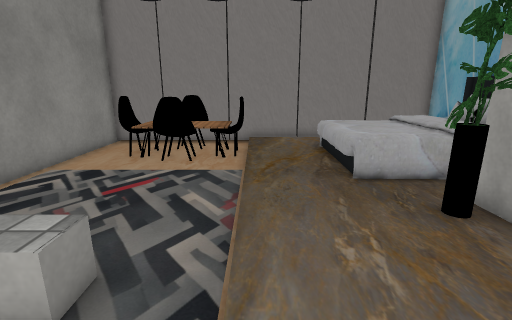
[1] (above)

13 first-person views from a walk through a Unity game level. The camera is 1.3 m above the floor, tilts 14° down and sees 85° across. The floor is counted in squares, 0.5 m on a side. Each view is taken from the middle of a square. On the plan, view 1 faces up. The plan holds only what a view shows up to about 19 squares ahead; the rest is blank. The player is left out. Some surface patterns are stand-ins.

[2]
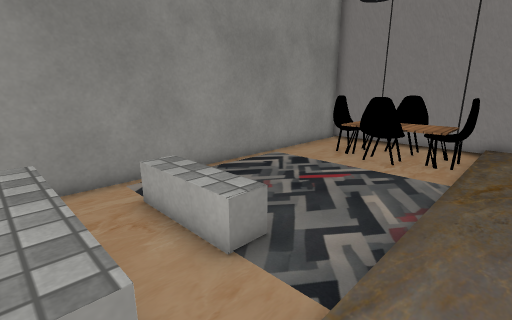

[3]
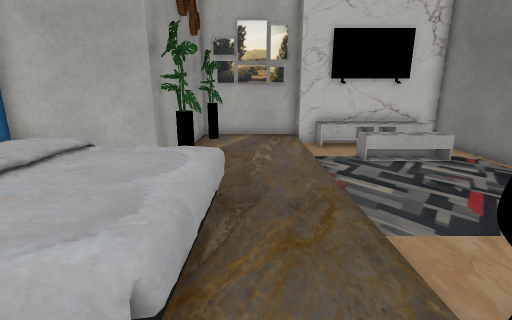

[4]
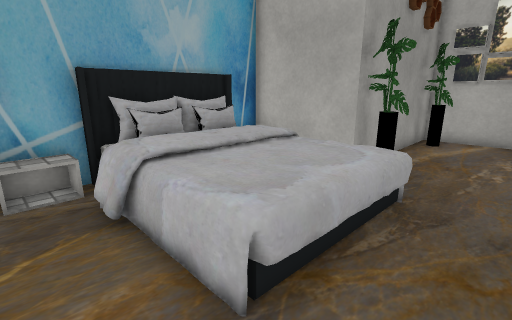

[5]
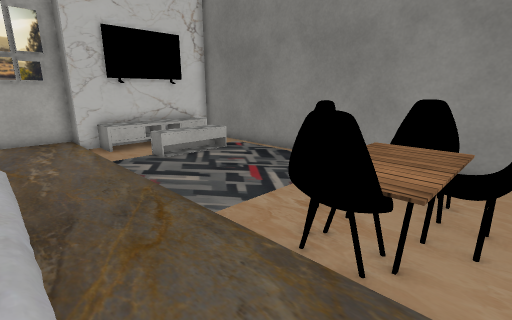

[6]
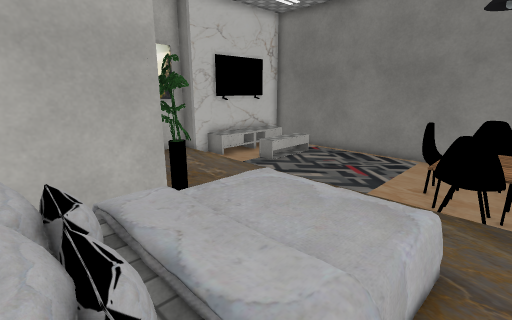

[7]
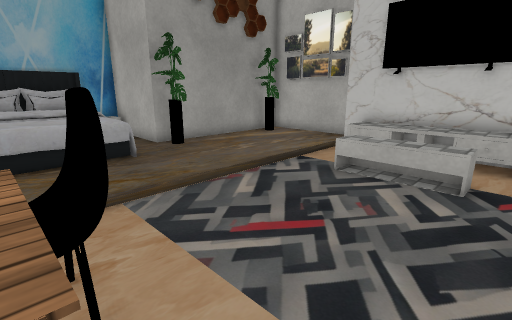

[8]
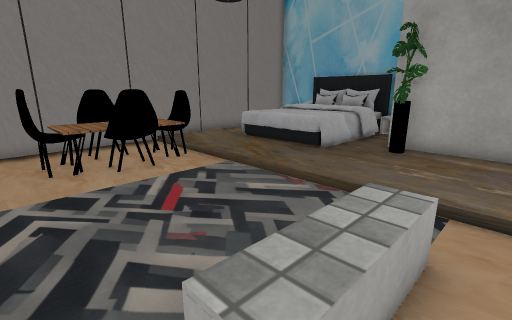

[9]
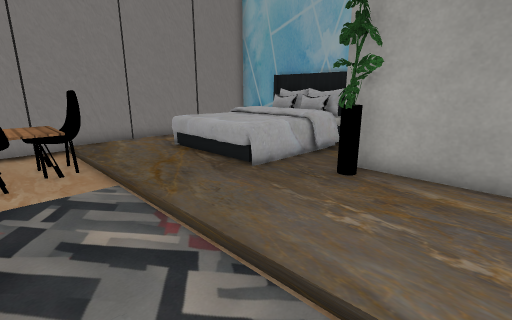

[10]
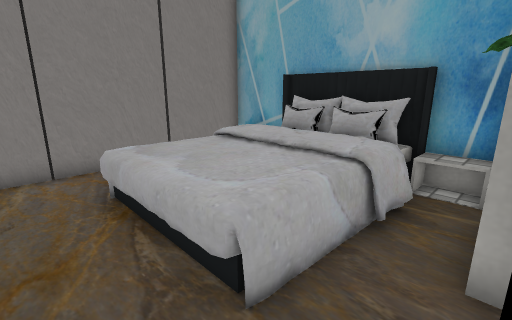

[11]
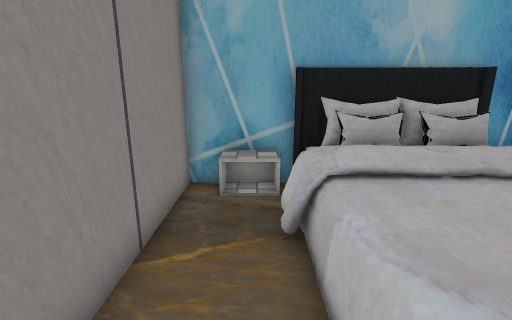

[12]
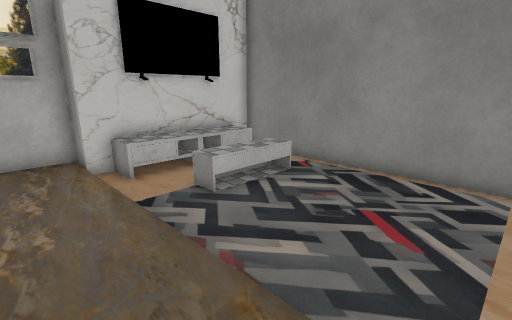

[13]
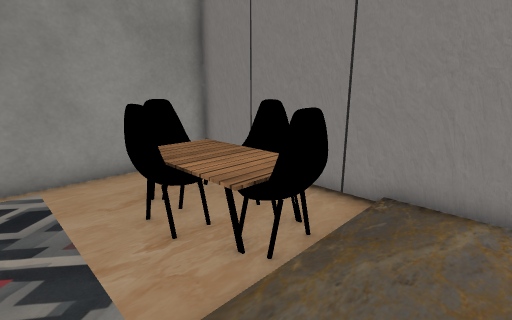

### Floor plan
Key: @ floor where view 1 was taken; # wall or solid block; . main floor; - floor 0.25 m lower than the main floor; : floor 0.5 m higher than the main floor; / step, stairs or slope; ^ raised ledge; C chair; T table; B bed; P plant; O other object.
Columns run from 8 left of view 1 to 10 right of it. Each row starts with its distance up from view 1.
 16 ###################
 15 #---CC--........./#
 14 #-O CCTC.........:#
 13 #-OOTTTC...BBBBBBB#
 12 #-OOCCTC...BBBBBBB#
 11 #---CC--...BBBBBBB#
 10 #-------...BBBBBBB#
  9 #-------...BBBBBBB#
  8 #-------...BBBBBBB#
  7 #-------.........O#
  6 #-------....P######
  5 #-------.....#
  4 #-------.....#
  3 #-OOOO--.....#
  2 #-------.....#
  1 #-^^^^^-.....#
  0 #^O^^O^-@....#
 -1 #####O###....#
 -2        #######

Positions as (right, up) in squares from view 1, and headings:
1: (0, 0), facing up
2: (1, 0), facing up-left
3: (2, 15), facing down
4: (1, 15), facing down-right
5: (3, 15), facing down-left
6: (9, 14), facing down-left
7: (-7, 12), facing down-right
8: (-7, 2), facing up-right
9: (-3, 2), facing up-right
10: (1, 6), facing up-right
11: (2, 14), facing right
12: (2, 10), facing down-left
13: (2, 9), facing up-left
